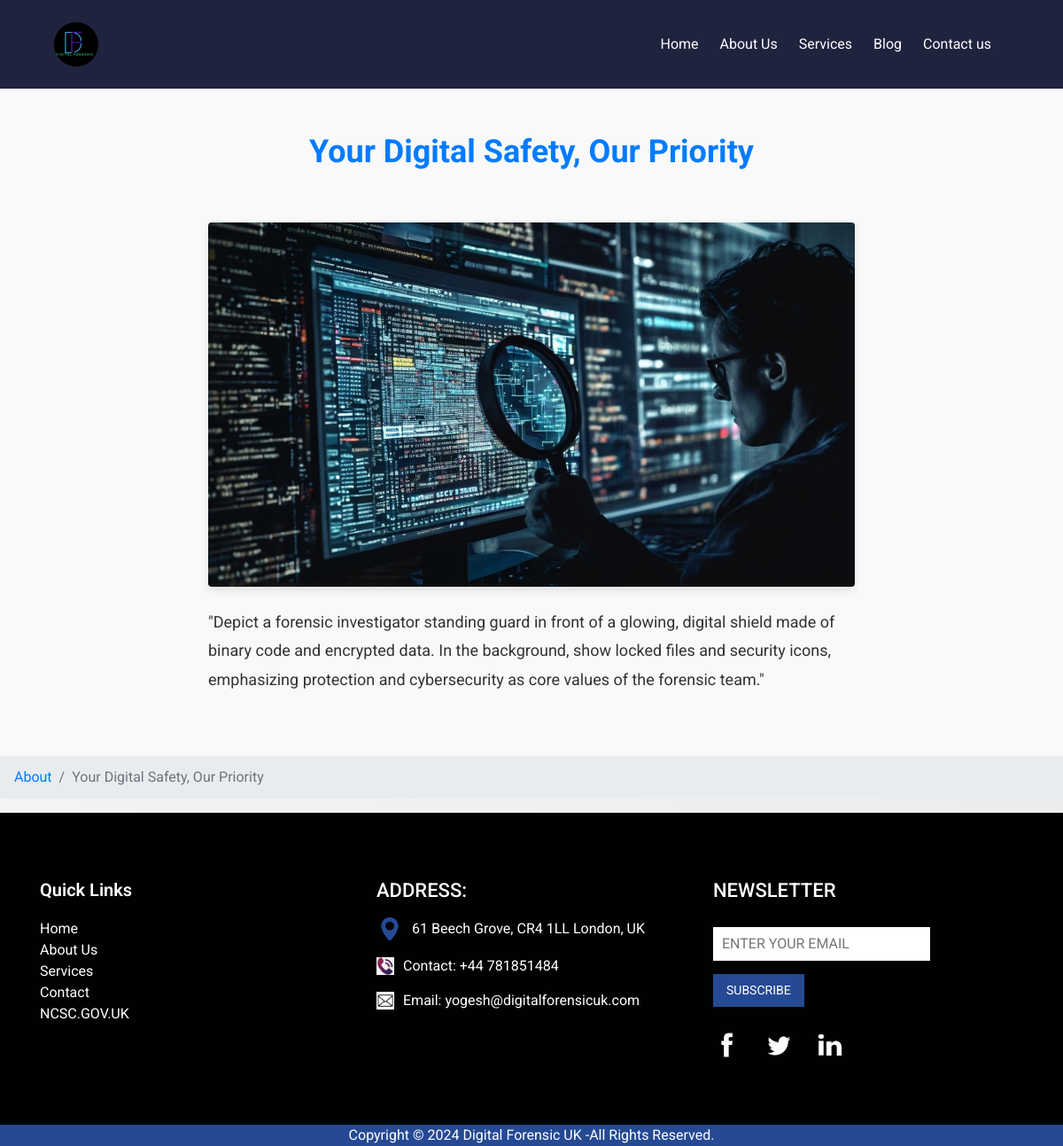
/about/11/, run on the app's committed database.
### forensicApp/models.py (models this page shows, shortened)
class About(models.Model):
    title = models.CharField(max_length=100)
    description = models.TextField()
    image = models.ImageField(upload_to='media')

### forensicApp/views.py (the view)
# urls.py: path('about/<int:pk>/', views.about_detail, name='about_detail'),
def about_detail(reqeust, pk):
    about = get_object_or_404(About, pk=pk)
    return render(reqeust, 'about_detail.html', {'about':about})

### templates/about_detail.html (shortened to what this page needs)
{% extends 'base.html' %}
{% block content %}
<section class="blog_detail_section layout_padding">
    <div class="container">
        <div class="row">
            <div class="col-12 text-center mb-5">
                <h2 class="section_title">{{ about.title }}</h2>
            </div>
        </div>
        <div class="row">
            <div class="col-md-8 offset-md-2">
                <div class="blog_detail_image mb-4">
                    <img src="{{ about.image.url }}" class="img-fluid rounded" alt="{{ blog.title }}">
                </div>
                <div class="blog_detail_content">
                    <p>{{ about.description }}</p>
                </div>
            </div>
        </div>
    </div>
</section>
<nav aria-label="breadcrumb">
    <ol class="breadcrumb">
        <li class="breadcrumb-item"><a href="{% url 'about' %}">About</a></li>
        <li class="breadcrumb-item active" aria-current="page">{{ about.title }}</li>
    </ol>
</nav>
{% endblock %}

### static/css/style.css (style rules this page uses)
body { font-family: "Open Sans", sans-serif; background-color: #fffcf4; }
.layout_padding { padding: 75px 0; }
a, a:hover, a:focus { text-decoration: none; }

### static/css/client_feedback.css (style rules this page uses)
.mb-5 { margin-bottom: 3rem !important; color: rgb(9, 10, 10); }

### static/css/contacts.css (style rules this page uses)
body { font-family: 'Arial', sans-serif; background: linear-gradient(135deg, #f9f9f9, #eaeaea); margin: 0; padding: 0; overflow-x: hidden; }

### static/css/blog_style.css (style rules this page uses)
.section_title { font-size: 36px; font-weight: bold; color: #007bff; margin-bottom: 10px; }
.blog_detail_section { padding: 50px 0; background-color: #f9f9f9; }
.blog_detail_image img { width: 100%; border-radius: 10px; box-shadow: 0 4px 10px rgba(0, 0, 0, 0.1); }
.blog_detail_content { font-size: 18px; line-height: 1.8; color: #333; }
.blog_detail_content p { margin-bottom: 20px; }

### static/css/slider.css (style rules this page uses)
* { box-sizing: border-box; margin: 0; padding: 0; }
body { font-family: 'Roboto', sans-serif; line-height: 1.5; background-color: #f8f9fa; }

### data on the page
About: title "Your Digital Safety, Our Priority", image (picture), description "\"Depict a forensic investigator standing guard in front of a glowing, digital shield made of binary code and encrypted data. In the background, show locked files and security icons, emphasizing protection and cybersecurity as core values of the forensic team.\""
